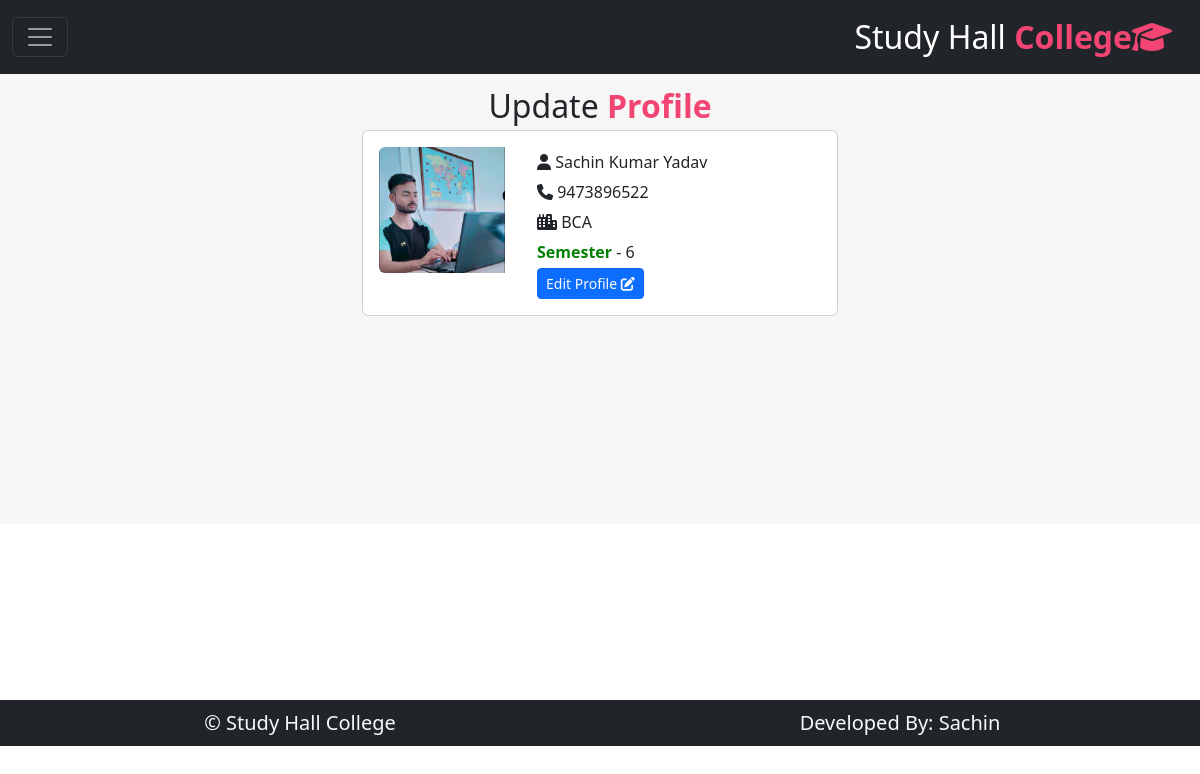
Screenshot of /student/uprofile/ (signed in) with the database file from the repository.
### student/models.py (models this page shows, shortened)
class student(models.Model):
    student_ID=models.CharField(max_length=15,null=True)
    name=models.CharField(max_length=200, null=True)
    email=models.EmailField(primary_key=True,max_length=200)
    admit_year=models.DateField(null=True)
    passwd=models.CharField(max_length=100,null=True)
    mobile=models.IntegerField(null=True)
    pic=models.ImageField(upload_to='static/profie/',null=True)
    role=models.CharField(max_length=100,null=True,default='Student')
    department=models.ForeignKey(department,on_delete=models.CASCADE)
    semester=models.ForeignKey(semester,on_delete=models.CASCADE)

class department(models.Model):
    department_name=models.CharField(max_length=100,null=True)
    def __str__(self):
        return self.department_name

class semester(models.Model):
    semester=models.CharField(max_length=50,null=True)
    def __str__(self):
        return self.semester

### student/views.py (the view, shortened to what this page needs)
# urls.py: path('uprofile/',views.uprofile),
def uprofile(request):
    user=request.session.get('user')
    udata=student.objects.filter(email=user)
    upd=student.objects.get(email=user)
    oldpasswd=request.POST.get('opasswd')
    md={"udata":udata}
    return render(request,'student/uprofile.html',md)

### templates/student/uprofile.html (shortened to what this page needs)
{% extends 'studentbase.html'%}
{% load static %}
{% block studentzone %}
<div class="text-center fs-2 mt-2">
    Update <B class="txt-mycolor1">Profile</B>
</div>
<div class="row">
    <div class="col-sm-5 mx-auto">
        {% for j in udata %}
        <div class="card mb-3">
  <div class="row g-0">
    <div class="col-md-4 p-3">
      <img src="/{{j.pic}}" class="img-fluid rounded-start" style="max-height:180px;" alt="...">
    </div>
    <div class="col-md-8">
      <div class="card-body">
        <p class="card-text" style="line-height:30px; font-size:16px;">
            <i class="fa-solid fa-user"></i> {{j.name}}<br/>
            <i class="fa-solid fa-phone"></i> {{j.mobile}}<br/>
            <i class="fa-solid fa-city"></i> {{j.department}}<br/>
             <b>Semester</b> - {{j.semester}}<br/>
            <a href="#" class="btn btn-primary text-light btn-sm" onclick="demo()">
                Edit Profile <i class="fa-solid fa-pen-to-square"></i>
            </a>
        </p>
      </div>
    </div>
  </div>
</div>
        {% endfor %}
    </div>
</div>
{% endblock %}

### static/css/userStyle.css (style rules this page uses)
:root { --bgcolor:black; --bgcolor1:#f34573; --bgcolor2:rgb(99, 3, 54); --bgcolor3:#0a400a; --txtcolor1:#f34573; --txtcolor2:#2a6171; --txtcolor3:#008000; --txtcolor4:white; }
b { color:green ! important; }
.txt-mycolor1 { color:var(--txtcolor1) !important; }

### templates/studentbase.html (style rules this page uses)
:root { --bgcolor1:#f34573; --bgcolor2:#2a6171; --txtcolor1:#f34573; --txtcolor2:#2a6171; }
.txt-mycolor1 { color:var(--txtcolor1) !important; }

### rows the page displays
student: pic (picture), name "Sachin Kumar Yadav", mobile "9473896522", department "BCA", semester "6"
